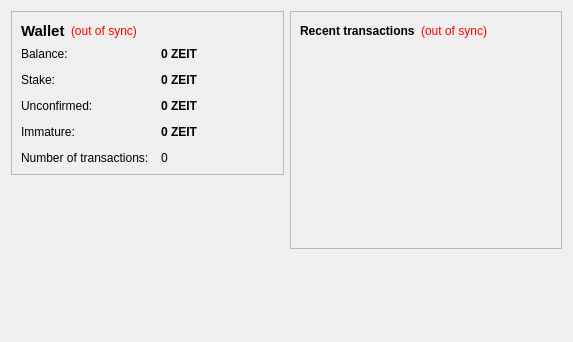
<?xml version="1.0" encoding="UTF-8"?>
<ui version="4.0">
 <class>OverviewPage</class>
 <widget class="QWidget" name="OverviewPage">
  <property name="geometry">
   <rect>
    <x>0</x>
    <y>0</y>
    <width>573</width>
    <height>342</height>
   </rect>
  </property>
  <property name="windowTitle">
   <string>Form</string>
  </property>
  <layout class="QHBoxLayout" name="horizontalLayout" stretch="1,1">
   <item>
    <layout class="QVBoxLayout" name="verticalLayout_2">
     <item>
      <widget class="QFrame" name="frame">
       <property name="frameShape">
        <enum>QFrame::StyledPanel</enum>
       </property>
       <property name="frameShadow">
        <enum>QFrame::Raised</enum>
       </property>
       <layout class="QVBoxLayout" name="verticalLayout_4">
        <item>
         <layout class="QHBoxLayout" name="horizontalLayout_4">
          <item>
           <widget class="QLabel" name="label_5">
            <property name="font">
             <font>
              <pointsize>11</pointsize>
              <weight>75</weight>
              <bold>true</bold>
             </font>
            </property>
            <property name="text">
             <string>Wallet</string>
            </property>
           </widget>
          </item>
          <item>
           <widget class="QLabel" name="labelWalletStatus">
            <property name="toolTip">
             <string>The displayed information may be out of date. Your wallet automatically synchronizes with the Opuscoin network after a connection is established, but this process has not completed yet.</string>
            </property>
            <property name="styleSheet">
             <string notr="true">QLabel { color: red; }</string>
            </property>
            <property name="text">
             <string notr="true">(out of sync)</string>
            </property>
            <property name="alignment">
             <set>Qt::AlignLeading|Qt::AlignLeft|Qt::AlignVCenter</set>
            </property>
           </widget>
          </item>
          <item>
           <spacer name="horizontalSpacer_2">
            <property name="orientation">
             <enum>Qt::Horizontal</enum>
            </property>
            <property name="sizeHint" stdset="0">
             <size>
              <width>40</width>
              <height>20</height>
             </size>
            </property>
           </spacer>
          </item>
         </layout>
        </item>
        <item>
         <layout class="QFormLayout" name="formLayout_2">
          <property name="fieldGrowthPolicy">
           <enum>QFormLayout::AllNonFixedFieldsGrow</enum>
          </property>
          <property name="horizontalSpacing">
           <number>12</number>
          </property>
          <property name="verticalSpacing">
           <number>12</number>
          </property>
          <item row="0" column="0">
           <widget class="QLabel" name="label">
            <property name="text">
             <string>Balance:</string>
            </property>
           </widget>
          </item>
          <item row="0" column="1">
           <widget class="QLabel" name="labelBalance">
            <property name="font">
             <font>
              <weight>75</weight>
              <bold>true</bold>
             </font>
            </property>
            <property name="cursor">
             <cursorShape>IBeamCursor</cursorShape>
            </property>
            <property name="toolTip">
             <string>Your current balance</string>
            </property>
            <property name="text">
             <string notr="true">0 ZEIT</string>
            </property>
            <property name="textInteractionFlags">
             <set>Qt::LinksAccessibleByMouse|Qt::TextSelectableByKeyboard|Qt::TextSelectableByMouse</set>
            </property>
           </widget>
          </item>
          <item row="1" column="0">
           <widget class="QLabel" name="label_6">
            <property name="text">
             <string>Stake:</string>
            </property>
           </widget>
          </item>
          <item row="1" column="1">
           <widget class="QLabel" name="labelStake">
            <property name="font">
             <font>
              <weight>75</weight>
              <bold>true</bold>
             </font>
            </property>
            <property name="cursor">
             <cursorShape>IBeamCursor</cursorShape>
            </property>
            <property name="toolTip">
             <string>Total of coins that was staked, and do not yet count toward the current balance</string>
            </property>
            <property name="text">
             <string notr="true">0 ZEIT</string>
            </property>
            <property name="textInteractionFlags">
             <set>Qt::LinksAccessibleByMouse|Qt::TextSelectableByKeyboard|Qt::TextSelectableByMouse</set>
            </property>
           </widget>
          </item>
          <item row="2" column="0">
           <widget class="QLabel" name="label_3">
            <property name="text">
             <string>Unconfirmed:</string>
            </property>
           </widget>
          </item>
          <item row="2" column="1">
           <widget class="QLabel" name="labelUnconfirmed">
            <property name="font">
             <font>
              <weight>75</weight>
              <bold>true</bold>
             </font>
            </property>
            <property name="cursor">
             <cursorShape>IBeamCursor</cursorShape>
            </property>
            <property name="toolTip">
             <string>Total of transactions that have yet to be confirmed, and do not yet count toward the current balance</string>
            </property>
            <property name="text">
             <string notr="true">0 ZEIT</string>
            </property>
            <property name="textInteractionFlags">
             <set>Qt::LinksAccessibleByMouse|Qt::TextSelectableByKeyboard|Qt::TextSelectableByMouse</set>
            </property>
           </widget>
          </item>
          <item row="3" column="0">
           <widget class="QLabel" name="labelImmatureText">
            <property name="text">
             <string>Immature:</string>
            </property>
           </widget>
          </item>
          <item row="3" column="1">
           <widget class="QLabel" name="labelImmature">
            <property name="font">
             <font>
              <weight>75</weight>
              <bold>true</bold>
             </font>
            </property>
            <property name="toolTip">
             <string>Mined balance that has not yet matured</string>
            </property>
            <property name="text">
             <string notr="true">0 ZEIT</string>
            </property>
            <property name="textInteractionFlags">
             <set>Qt::LinksAccessibleByMouse|Qt::TextSelectableByKeyboard|Qt::TextSelectableByMouse</set>
            </property>
           </widget>
          </item>
          <item row="4" column="0">
           <widget class="QLabel" name="label_2">
            <property name="text">
             <string>Number of transactions:</string>
            </property>
           </widget>
          </item>
          <item row="4" column="1">
           <widget class="QLabel" name="labelNumTransactions">
            <property name="toolTip">
             <string>Total number of transactions in wallet</string>
            </property>
            <property name="text">
             <string notr="true">0</string>
            </property>
           </widget>
          </item>
         </layout>
        </item>
       </layout>
      </widget>
     </item>
     <item>
      <spacer name="verticalSpacer">
       <property name="orientation">
        <enum>Qt::Vertical</enum>
       </property>
       <property name="sizeHint" stdset="0">
        <size>
         <width>20</width>
         <height>40</height>
        </size>
       </property>
      </spacer>
     </item>
     <item>
      <widget class="QLabel" name="label_6">
       <property name="text">
        <string/>
       </property>
       <property name="pixmap">
        <pixmap resource="../bitcoin.qrc">:/images/backg</pixmap>
       </property>
       <property name="scaledContents">
        <bool>false</bool>
       </property>
       <property name="alignment">
        <set>Qt::AlignCenter</set>
       </property>
       <property name="margin">
        <number>-2</number>
       </property>
      </widget>
     </item>
    </layout>
   </item>
   <item>
    <layout class="QVBoxLayout" name="verticalLayout_3">
     <item>
      <widget class="QFrame" name="frame_2">
       <property name="frameShape">
        <enum>QFrame::StyledPanel</enum>
       </property>
       <property name="frameShadow">
        <enum>QFrame::Raised</enum>
       </property>
       <layout class="QVBoxLayout" name="verticalLayout">
        <item>
         <layout class="QHBoxLayout" name="horizontalLayout_2">
          <item>
           <widget class="QLabel" name="label_4">
            <property name="text">
             <string>&lt;b&gt;Recent transactions&lt;/b&gt;</string>
            </property>
           </widget>
          </item>
          <item>
           <widget class="QLabel" name="labelTransactionsStatus">
            <property name="toolTip">
             <string>The displayed information may be out of date. Your wallet automatically synchronizes with the Opuscoin network after a connection is established, but this process has not completed yet.</string>
            </property>
            <property name="styleSheet">
             <string notr="true">QLabel { color: red; }</string>
            </property>
            <property name="text">
             <string notr="true">(out of sync)</string>
            </property>
            <property name="alignment">
             <set>Qt::AlignRight|Qt::AlignTrailing|Qt::AlignVCenter</set>
            </property>
           </widget>
          </item>
          <item>
           <spacer name="horizontalSpacer">
            <property name="orientation">
             <enum>Qt::Horizontal</enum>
            </property>
            <property name="sizeHint" stdset="0">
             <size>
              <width>40</width>
              <height>20</height>
             </size>
            </property>
           </spacer>
          </item>
         </layout>
        </item>
        <item>
         <widget class="QListView" name="listTransactions">
          <property name="styleSheet">
           <string notr="true">QListView { background: transparent; }</string>
          </property>
          <property name="frameShape">
           <enum>QFrame::NoFrame</enum>
          </property>
          <property name="verticalScrollBarPolicy">
           <enum>Qt::ScrollBarAlwaysOff</enum>
          </property>
          <property name="horizontalScrollBarPolicy">
           <enum>Qt::ScrollBarAlwaysOff</enum>
          </property>
          <property name="selectionMode">
           <enum>QAbstractItemView::NoSelection</enum>
          </property>
         </widget>
        </item>
       </layout>
      </widget>
     </item>
     <item>
      <spacer name="verticalSpacer_2">
       <property name="orientation">
        <enum>Qt::Vertical</enum>
       </property>
       <property name="sizeHint" stdset="0">
        <size>
         <width>20</width>
         <height>40</height>
        </size>
       </property>
      </spacer>
     </item>
    </layout>
   </item>
  </layout>
 </widget>
 <resources/>
 <connections/>
</ui>
